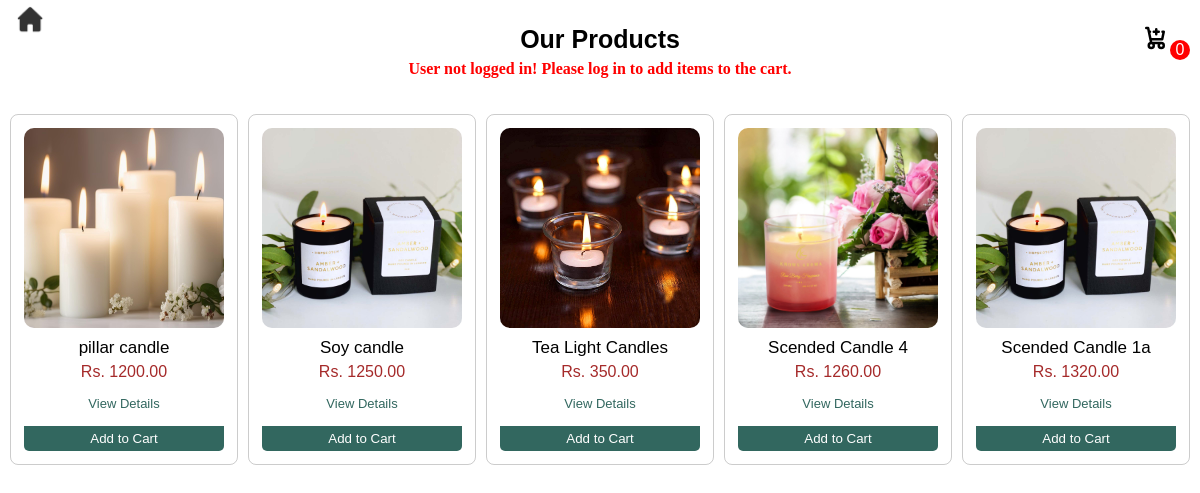
Screenshot of /Prod/products.php with the database file from the repository.
### tables this page shows
CREATE TABLE `products` (
  `prod_id` int(12) NOT NULL,
  `prod_name` varchar(50) NOT NULL,
  `prod_description` varchar(200) NOT NULL,
  `prod_price` int(12) NOT NULL,
  `prod_image` varchar(255) NOT NULL,
  `prod_status` varchar(30) NOT NULL,
  `prod_category` varchar(50) DEFAULT NULL
);

### Prod/prodview.php (the view, shortened to what this page needs)
<div class="prod-page">
<?php
require_once '../db.inc.php';
$sql = "SELECT * FROM `products`";
$result = mysqli_query($conn, $sql);
if (mysqli_num_rows($result) > 0) {
    while ($row = mysqli_fetch_assoc($result)) {
        ?>
        <div class="prodlist">
            <div class="card">
                <img src="../Addmin/Addproducts/products/<?php echo $row['prod_image']; ?>"
                     alt="Product Image"
                     class="product-image">
                <h2 class="product-name"> <?php echo $row['prod_name'] ?></h2>
                <p class="prod-price"> Rs. <?php echo $row['prod_price'] ?>.00 </p>
                <form method = "POST" action="">
                        <button class="viewprod" onclick = openprod() > View Details</button>
                        <button class="addcart" type="submit" name = "addcart">Add to Cart</button>
                    </form>
                </div>
            </div>
        <?php
    }
} else {
    echo "No products found.";
}
?>
</div>

### Prod/products.php (shortened to what this page needs)
<?php
require '../db.inc.php';
$isLoggedIn = isset($_SESSION['username']);
?>
<!DOCTYPE html>
<html lang="en">
<head>
    <link rel="stylesheet" href="Products.css">
</head>
<body>
<div class="prod-page">
<?php if (!$isLoggedIn): ?>
        <div class="error-msg" style="color: red; font-weight: bold; margin:10px;">
            User not logged in! Please log in to add items to the cart.
        </div>
    <?php endif; ?>
    <div class="page1">
        <div class="head">
            <div class="header">
                <a class="Backhome" href="../Home Page/Candles Online Shop.php">
                    <img src="../Images/Prod/Backhome.png">
                </a>
                <h2>Our Products</h2>
                <a href="../Cart/cart.php" id="icon-cart" class="cart-icon">
                    <svg fill="none" viewBox="0 0 24 24">
                        <path stroke="currentColor" stroke-linecap="round" stroke-linejoin="round" stroke-width="2" d="M5 4h1.5L9 16m0 0h8m-8 0a2 2 0 1 0 0 4 2 2 0 0 0 0-4Zm8 0a2 2 0 1 0 0 4 2 2 0 0 0 0-4Zm-8.5-3h9.25L19 7h-1M8 7h-.688M13 5v4m-2-2h4"/>
                    </svg>
                    <?php
                    if (isset($_SESSION['username'])) {
                        $username = $_SESSION['username'];
                        $sql = mysqli_query($conn,"SELECT * FROM `cart` WHERE user_name = '$username'");
                        if (mysqli_num_rows($sql) > 0 ) {
                                $row = mysqli_num_rows($sql);
                                $row = $row-1;
                        }
                    }
                    else {
                        $row = "0";
                    }
                    ?>
                    <span class="cart-count"> <?php echo $row?> </span>
                </a>
            </div>
        <div class="prod-page">
                 <?php require_once 'prodview.php'; ?>
            </div>
    </div>

### Prod/Products.css (style rules this page uses)
* { margin: 0px; padding: 0px; }
body { width:100%; height: 100%; z-index:-2; }
button { cursor: pointer; }
.error-msg { position: absolute; top:50px; }
.head { width: 100%; }
.header { font-family: 'Poppins', sans-serif; height: auto; width: 100%; display: flex; justify-content: center; align-items: center; z-index: 2; }
.header h2 { font-size: 25px; font-weight: 600; text-align: center; }
.Backhome img { width: 30px; height: 30px; padding: 5px; margin-left: 10px; position: absolute; left: 0px; top:0px; }
.cart-icon { position: absolute; right: 0px; margin: 10px; margin-right: 30px; }
.cart-icon svg { width: 30px; height: 30px; color: black; }
.cart-icon span { display: flex; width: 20px; height: 20px; background-color: red; justify-content: center; align-items: center; color: white; border-radius: 50%; position: absolute; top: 50%; left: 100%; }
.prod-page { width: 100%; display: flex; justify-content: center; align-items: center; padding-top: 25px; flex-wrap: wrap; gap: 10px; }
.prodlist { display: flex; flex-direction: column; align-items: center; font-family: 'Poppins', sans-serif; max-width: 300px; }
.card { width: auto; display: flex; flex-direction:column ; align-items: center; padding: 3px; border-radius: 8px; border: 1px solid rgba(0, 0, 0, 0.2); overflow: hidden; }
.card img { width:200px; height:200px; padding: 10px; border-radius: 20px; object-fit: cover; }
.prodlist .product-name { margin: 5px; margin-top: 0px; width: 100%; display: flex; align-items: center; justify-content: center; flex-direction: column; font-weight: 500; font-size: 17px; }
.prodlist .prod-price { text-align: center; color: brown; }
.prodlist .addcart { border: none; background-color: #32675F; padding:5px; width: 200px; border-radius: 0px 0px 5px 5px ; margin:10px; color:white; margin-top: 0px; }
.prodlist form { display: flex; flex-direction: column; }
.prodlist .viewprod { padding:5px; width: 200px; border-radius: 0px 0px 10px 10px ; margin:10px; border: none; background-color: transparent; color: #32675F; font-size: 13px; }

### rows the page displays
products: prod_image (picture), prod_name "pillar candle", prod_price "1200"
products: prod_image (picture), prod_name "Soy candle", prod_price "1250"
products: prod_image (picture), prod_name "Tea Light Candles", prod_price "350"
products: prod_image (picture), prod_name "Scended Candle 4", prod_price "1260"
products: prod_image (picture), prod_name "Scended Candle 1a", prod_price "1320"

### other values shown
$row "0"
